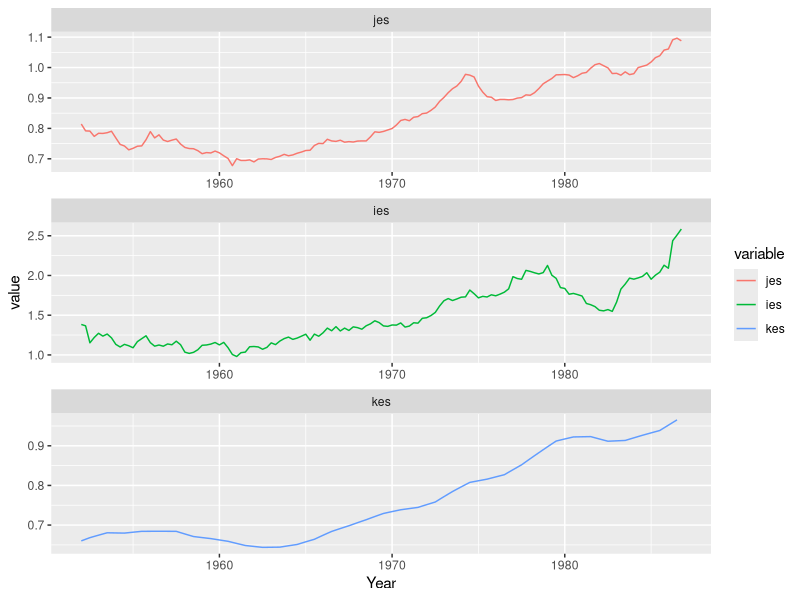
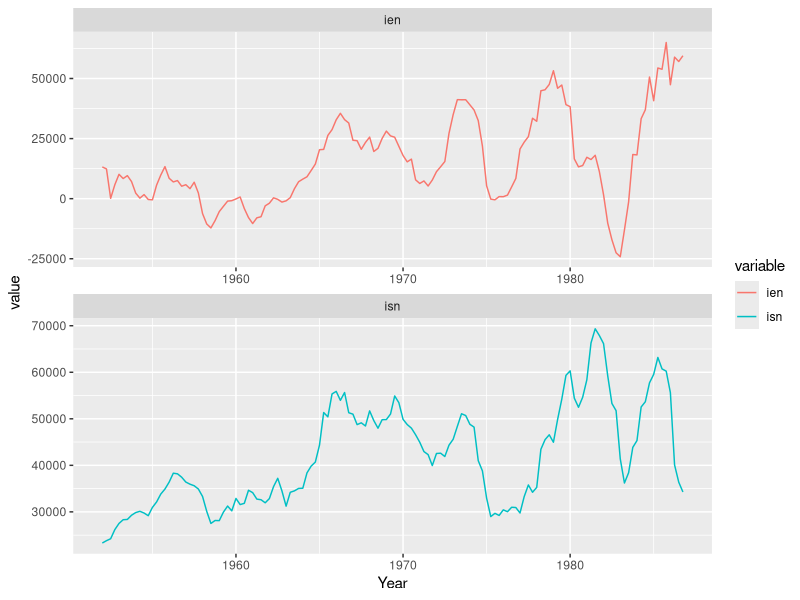
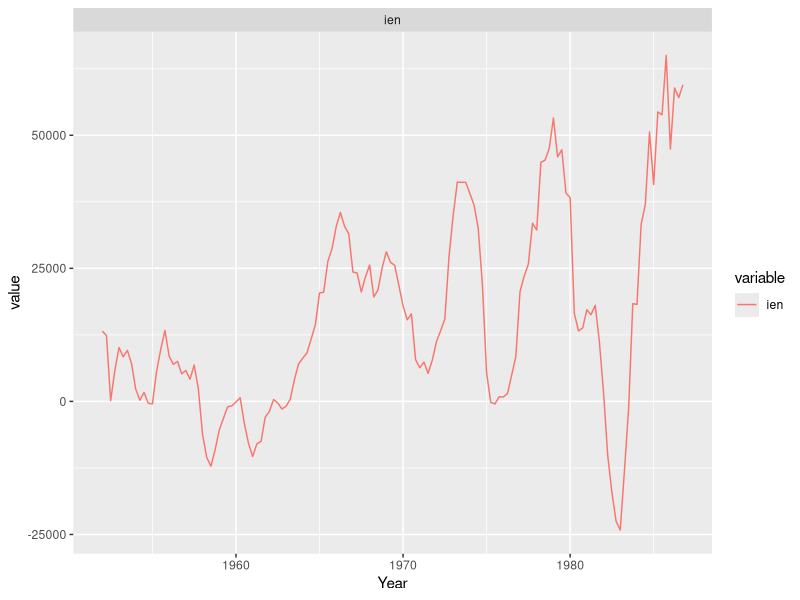
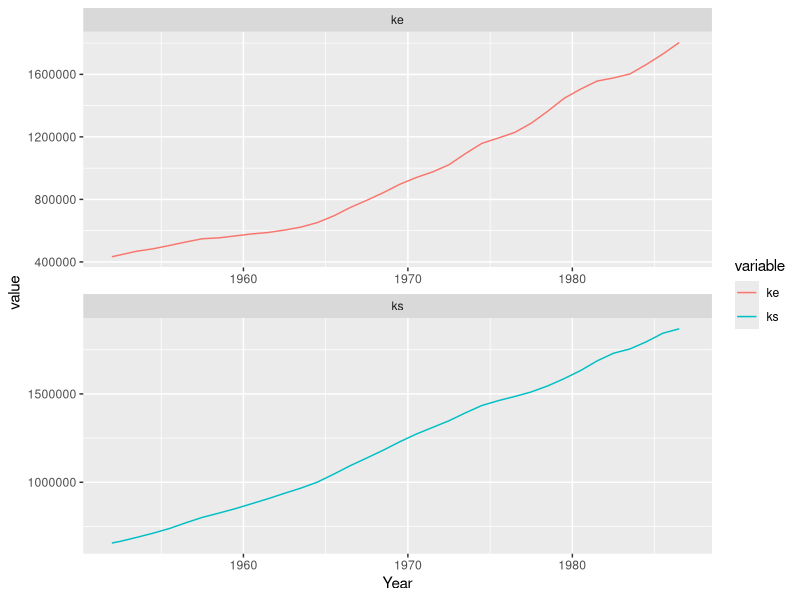
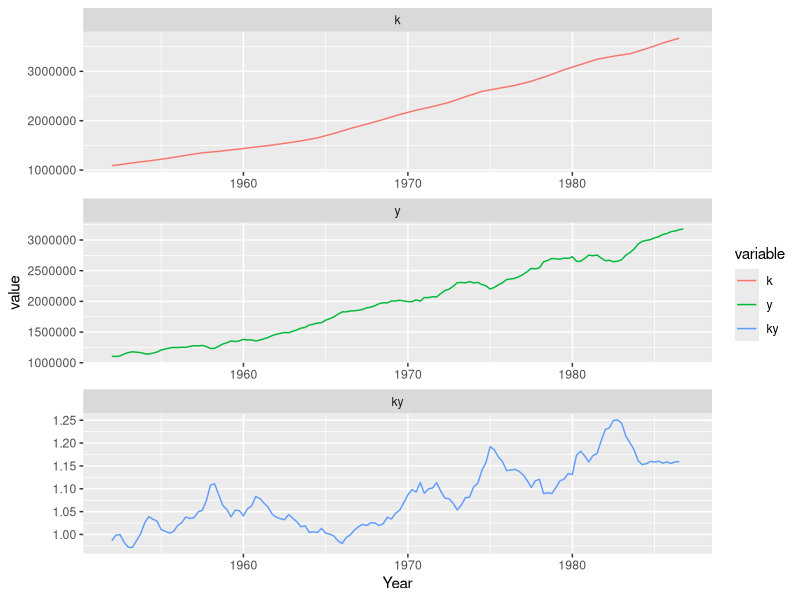
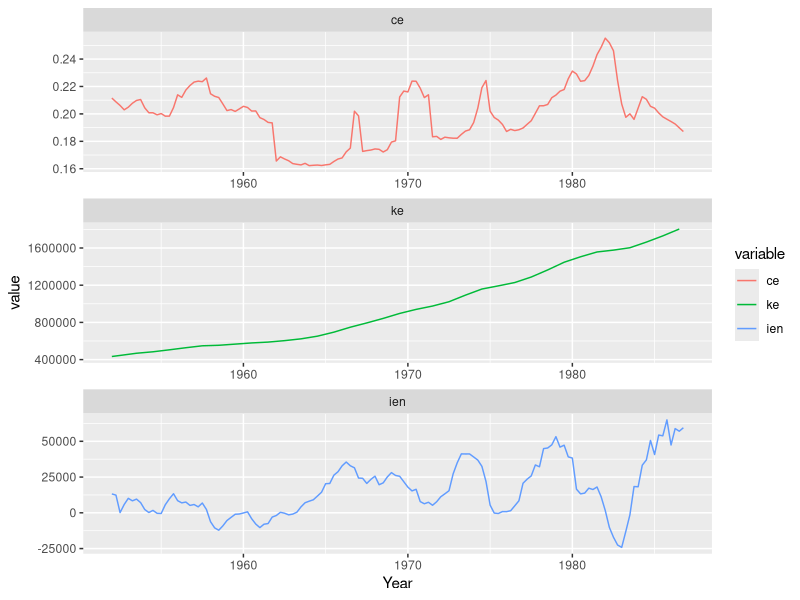
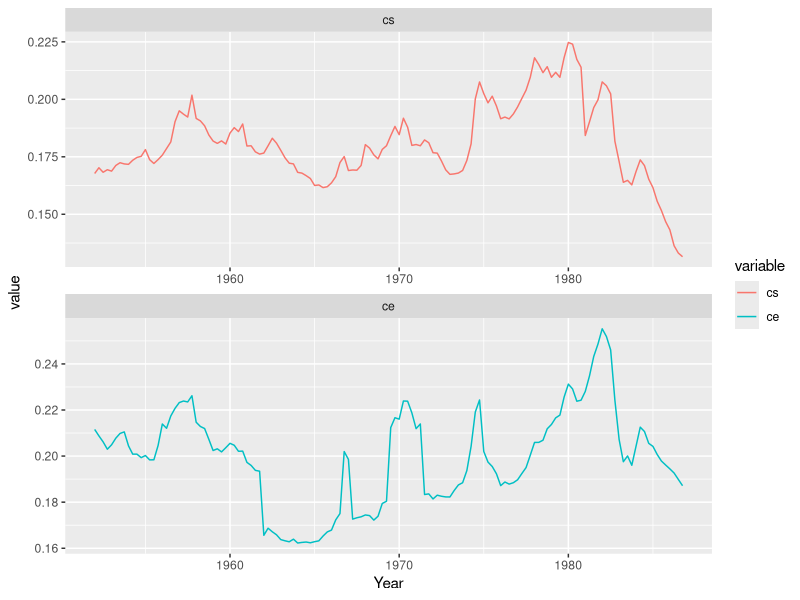
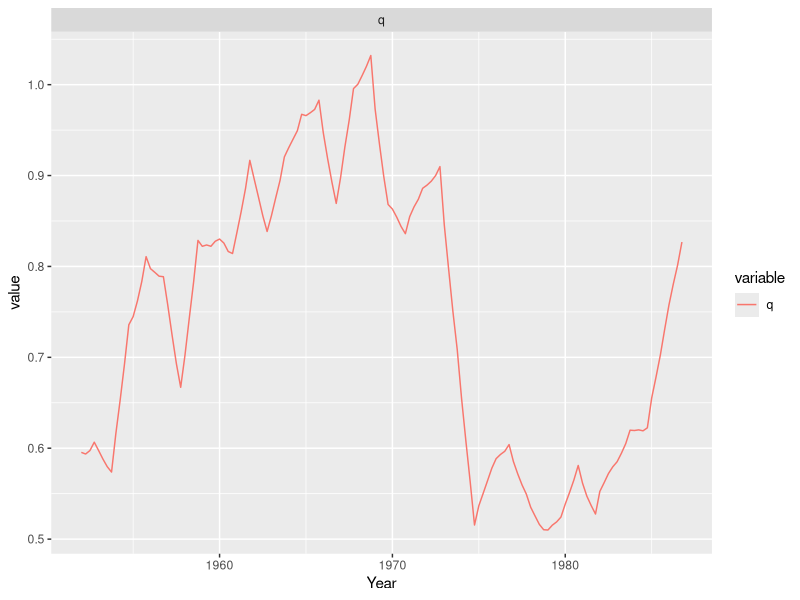

The R source for these figures, in order:
##pdf(width = 11, paper = "USr")

## Kopcke private fixed capital investment
## https://fred.stlouisfed.org/release?rid=356

library(ggplot2)
library(tidyverse)
library(lmtest)
library(reshape2)
library(nlme)
library(here)
library(dynlm)
options(scipen = 10000)

rm(list = ls())

ld <- function(x) c(x[2:(length(x))], NA)

cochrane_orcutt <- function(mod) {
     X <- model.matrix(mod)
     y <- model.response(model.frame(mod))
     e <- residuals(mod)
     n <- length(e)
     names <- colnames(X)
     rho <- sum(e[1:(n-1)] * e[2:n]) / sum(e^2)
     ## cheat and know the answer (then it works)
     ## rho <- 0.868
     y <- y[2:n] - rho * y[1:(n-1)]
     X <- X[2:n, ] - rho * X[1:(n-1), ]
     mod <- lm(y ~ X - 1)
     result <- list()
     result$coefficients <- coef(mod)
     names(result$coefficients) <- names
     summary <- summary(mod, corr = F)
     result$cov <- (summary$sigma^2) * summary$cov.unscaled
     dimnames(result$cov) <- list(names, names)
     result$sigma <- summary$sigma
     result$rho <- rho
     class(result) <- "cochrane_orcutt"
     result
    }



kopcke <- read.csv(here("lab-09-time-series/chap6-kopcke.csv"))

kopcke_dt <- as.yearqtr(paste(kopcke$rdate %/% 10, kopcke$rdate %% 10), "%Y %q")

kopcke_z <- zoo(kopcke, order.by = kopcke_dt)
kopcke.ts <- ts(kopcke, start = c(1952, 1), end = c(1986, 4), frequency = 4, class = "matrix")

## plot(cbind(kopcke_z$je/kopcke_z$js, kopcke_z$ie/kopcke_z$is, kopcke_z$kelag/kopcke_z$kslag))

kopcke.df0 <- data.frame(time = time(kopcke_z), Year = as.numeric(as.yearqtr(time(kopcke_z))), kopcke_z)
kopcke.df1 <- mutate(kopcke.df0,
                     jes = je / js, ies  =  ie / is, ces  =  ce / cs,
                     ke = ld(kelag), ks = ld(kslag), kes = ke / ks,
                     k = ke + ks,
                     ky  =  (ke + ks) / y,
                     ien = ie - 0.15 * kelag, isn = is - 0.05 * kslag,
                     ien_alt = lead(kelag) - kelag, isn_alt = lead(kslag) - kslag,
                     ck =  (ce * kelag + cs * kslag) / (kelag + kslag))


kopcke_z2 <- zoo(subset(kopcke.df1, select = -time), order.by = kopcke_dt)
## zoo makes window() flaky on start/end
## frequency(kopcke_z2)
## time(window(kopcke_z2, start = "1954 Q1", end = "1977 Q4"))  ## Good
## time(window(kopcke_z2, start = c(1954, 1), end = c(1977, 4), frequency = 4)) ## Bad

kopcke.melt <- melt(kopcke.df1, id.vars = c("Year"))

## To set the series order for plotting
kopcke.melt$variable <- factor(kopcke.melt$variable,
                               levels  =  c("time", "rdate", "ck", "js", "je", "f", "is", "ie", "kelag", "kslag", "k", "y", "ky", "u", "q", "cs", "ce", "jes", "ies", "ke", "ks", "kes", "ien", "isn"))

n <- ggplot(subset(kopcke.melt, variable=="jes" | variable=="ies" | variable=="kes"), aes(x = Year, y = value, color = variable)) + facet_wrap(~ variable, ncol = 1, scales = "free") + geom_line()
print(n)

n <- ggplot(subset(kopcke.melt, variable=="ien" | variable=="isn"),
            aes(x = Year, y = value, color = variable)) +
    facet_wrap(~ variable, ncol = 1, scales = "free") +
    geom_line()
print(n)


n <- ggplot(subset(kopcke.melt, variable=="ien" | variable=="ien_alt"),
            aes(x = Year, y = value, color = variable)) +
    facet_wrap(~ variable, ncol = 1, scales = "fixed") +
    geom_line()
print(n)


n <- ggplot(subset(kopcke.melt, variable=="ke" | variable=="ks"),
            aes(x = Year, y = value, color = variable)) +
    facet_wrap(~ variable, ncol = 1, scales = "free") +
    geom_line()
print(n)

## Output, capital stock and capital-to-output ratio
n <- ggplot(subset(kopcke.melt, variable=="ky" | variable == "y" | variable == "k"),
            aes(x = Year, y = value, color = variable)) +
    facet_wrap(~ variable, ncol = 1, scales = "free") +
    geom_line()
print(n)

## Net investment, capital stock, and cost of capital (equipment)
n <- ggplot(subset(kopcke.melt, variable=="ien" | variable=="ke" | variable=="ce"),
            aes(x = Year, y = value, color = variable)) +
    facet_wrap(~ variable, ncol = 1, scales = "free") +
    geom_line()
print(n)


## dev.new()

## Cost of capital
n <- ggplot(subset(kopcke.melt, variable=="cs" | variable=="ce"),
            aes(x = Year, y = value, color = variable)) +
    facet_wrap(~ variable, ncol = 1, scales = "free") +
    geom_line()
print(n)

## dev.new()

## Q
n <- ggplot(subset(kopcke.melt, variable=="q"),
            aes(x = Year, y = value, color = variable)) +
    facet_wrap(~ variable, ncol = 1, scales = "free") +
    geom_line()
print(n)

## Q and Capacity Utilization
n <- ggplot(subset(kopcke.melt, variable=="q" | variable=="u"),
            aes(x = Year, y = value, color = variable)) +
    facet_wrap(~ variable, ncol = 1, scales = "free") +
    geom_line()
print(n)

## Q and Cost of Capital
n <- ggplot(subset(kopcke.melt, variable=="ck" | variable=="q"),
            aes(x = Year, y = value, color = variable)) +
    facet_wrap(~ variable, ncol = 1, scales = "free") +
    geom_line()
print(n)

## Q and Cost of Capital Scatterplot
n <- ggplot(kopcke.df1, aes(x = ck, y = q)) +
    geom_point() +
    geom_smooth(method = "lm", se = FALSE)
print(n)

## Q and Capacity Utilization Scatterplot
n <- ggplot(kopcke.df1, aes(x = u, y = q)) +
    geom_point() +
    geom_smooth(method = "lm", se = FALSE)
print(n)




## 6e2a Estimate equation 6.14 (equipment e and structures s)
summary(eqn614e <- dynlm(data = kopcke_z2, ie ~ L(y, 0:1) + L(ie, 1), start = c(1956, 1), end = c(1986, 4)))
dwtest(eqn614e)
(lambda <- 1 - coef(eqn614e)[4])
(mu <- coef(eqn614e)[2] / lambda)
(delta <- coef(eqn614e)[3] / (mu * lambda) + 1)

summary(eqn614s <- dynlm(data = kopcke_z2, is ~ L(y, 0:1) + L(is, 1), start = c(1956, 1), end = c(1986, 4)))
dwtest(eqn614s)
(lambda <- 1 - coef(eqn614s)[4])
(mu <- coef(eqn614s)[2] / lambda)
(delta <- coef(eqn614s)[3] / (mu * lambda) + 1)



lmqfd <- function(y, X, rho){
    yqfd <- y[2:length(y)] - rho * y[1:length(y)-1]
    Xqfd <- X[2:length(y), ] - rho * X[1:length(y)-1, ]
    return(lm(yqfd ~ 0 + Xqfd))
    }



hildreth_lu <- function(mod) {
    rmses <- data.frame(rho = double(), rmse = double())
    y <- model.response(model.frame(mod))
    X <- model.matrix(mod)
    for (rho in seq(0, 1, 0.01)) {
        lmqfd.lm <- lmqfd(y, X, rho)
        rmse <- sqrt(sum((resid(lmqfd.lm))^2)/(length(y)-1))
        rmses <- bind_rows(rmses, data.frame(rho, rmse))
    }
    rhostar <- with(rmses, rmses[rmse==min(rmse), "rho"])
    print("rhostar is")
    print(rhostar)
    print(summary(lmqfd.lm <<- lmqfd(y, X, rhostar)))
    print(dwtest(lmqfd(y, X, rhostar)))
    return(rmses)
}



(eqn614s_ols  <- lm(data = dplyr::filter(kopcke.df1, Year > 1956),
                    is ~ y + dplyr::lag(y) + dplyr::lag(is)))
(lambda <- 1 - coef(eqn614s_ols)[4])
(mu <- coef(eqn614s_ols)[2] / lambda)
(delta <- coef(eqn614s_ols)[3] / (mu * lambda) + 1)

dwtest(eqn614s_ols)
(eqn614s_co  <- cochrane_orcutt(eqn614s_ols))
## dwtest(eqn614s_co)
(lambda <- 1 - coef(eqn614s_co)[4])
(mu <- coef(eqn614s_co)[2] / lambda)
(delta <- coef(eqn614s_co)[3] / (mu * lambda) + 1)

rmses <- hildreth_lu(eqn614s_ols)
summary(lmqfd.lm)
(lambda <- 1 - coef(lmqfd.lm)[4])
(mu <- coef(lmqfd.lm)[2] / lambda)
(delta <- coef(lmqfd.lm)[3] / (mu * lambda) + 1)
rmses %>% ggplot(aes(x = rho, y = rmse)) + geom_line()


## Try without constant
(eqn614s_ols  <- lm(data = dplyr::filter(kopcke.df1, Year > 1956),
                    is ~ 0 + y + dplyr::lag(y) + dplyr::lag(is)))
(lambda <- 1 - coef(eqn614s_ols)[3])
(mu <- coef(eqn614s_ols)[1] / lambda)
(delta <- coef(eqn614s_ols)[2] / (mu * lambda) + 1)
dwtest(eqn614s_ols)
(eqn614s_co  <- cochrane_orcutt(eqn614s_ols))
## dwtest(eqn614s_co)
(lambda <- 1 - coef(eqn614s_co)[3])
(mu <- coef(eqn614s_co)[1] / lambda)
(delta <- coef(eqn614s_co)[2] / (mu * lambda) + 1)
rmses <- hildreth_lu(eqn614s_ols)
summary(lmqfd.lm)
(lambda <- 1 - coef(lmqfd.lm)[3])
(mu <- coef(lmqfd.lm)[1] / lambda)
(delta <- coef(lmqfd.lm)[2] / (mu * lambda) + 1)
rmses %>% ggplot(aes(x = rho, y = rmse)) + geom_line()






(eqn614e_ols  <- lm(data = dplyr::filter(kopcke.df1, Year > 1956),
                    ie ~ y + dplyr::lag(y) + dplyr::lag(ie)))
(lambda <- 1 - coef(eqn614e_ols)[4])
(mu <- coef(eqn614e_ols)[2] / lambda)
(delta <- coef(eqn614e_ols)[3] / (mu * lambda) + 1)
dwtest(eqn614e_ols)
(eqn614e_co  <- cochrane_orcutt(eqn614e_ols))
## dwtest(eqn614e_co)
(lambda <- 1 - coef(eqn614e_co)[4])
(mu <- coef(eqn614e_co)[2] / lambda)
(delta <- coef(eqn614e_co)[3] / (mu * lambda) + 1)
rmses <- hildreth_lu(eqn614e_ols)
summary(lmqfd.lm)
(lambda <- 1 - coef(lmqfd.lm)[4])
(mu <- coef(lmqfd.lm)[2] / lambda)
(delta <- coef(lmqfd.lm)[3] / (mu * lambda) + 1)
rmses %>% ggplot(aes(x = rho, y = rmse)) + geom_line()




## Try without constant
(eqn614e_ols  <- lm(data = dplyr::filter(kopcke.df1, Year > 1956),
                    ie ~ 0+ y + dplyr::lag(y) + dplyr::lag(ie)))
(lambda <- 1 - coef(eqn614e_ols)[3])
(mu <- coef(eqn614e_ols)[1] / lambda)
(delta <- coef(eqn614e_ols)[2] / (mu * lambda) + 1)
dwtest(eqn614e_ols)
(eqn614e_co  <- cochrane_orcutt(eqn614e_ols))
## dwtest(eqn614e_co)
(lambda <- 1 - coef(eqn614e_co)[3])
(mu <- coef(eqn614e_co)[1] / lambda)
(delta <- coef(eqn614e_co)[2] / (mu * lambda) + 1)

rmses <- hildreth_lu(eqn614e_ols)
summary(lmqfd.lm)
(lambda <- 1 - coef(lmqfd.lm)[3])
(mu <- coef(lmqfd.lm)[1] / lambda)
(delta <- coef(lmqfd.lm)[2] / (mu * lambda) + 1)
rmses %>% ggplot(aes(x = rho, y = rmse)) + geom_line()



















## The gls syntax does not take lag()
summary(gls(ie ~ (y) + kelag, data = kopcke_z2, correlation = corARMA(p = 1, q = 0)))
summary(gls(ie ~ (y) + kelag, data = kopcke_z2, correlation = corAR1()))

## Be very careful with signs in the lag operator.  Here it works on a zoo object
## Just to demonstrate that we are doing lags correctly
with(kopcke_z2, arima(ie, xreg = cbind(stats::lag(y, -1:-3), kelag), order = c(0, 0, 0)))  ## Right
summary(dynlm(data = kopcke_z2, ie ~ L(y, 1:3) + kelag)) ## Right

with(kopcke_z2, arima(ie, xreg = cbind(stats::lag(y, -1), kelag), order = c(1, 0, 0)))  ## Right

with(kopcke_z2, arima(ie, xreg = cbind(stats::lag(y, -1:-3), kelag), order = c(1, 0, 0)))  ## Right

with(window(kopcke_z2, start = "1954 Q1", end = "1977 Q4"), arima(ie, xreg = cbind(stats::lag(y, -1:-3), kelag), order = c(1, 0, 0)))  ## Right

## Cash flow model
with(window(kopcke_z2, start = "1958 Q1", end = "1973 Q3"), arima(ie, xreg = cbind(stats::lag(f/je, -1:-3), kelag), order = c(1, 0, 0)))
with(window(kopcke_z2, start = "1956 Q1", end = "1979 Q4"), arima(ie, xreg = cbind(stats::lag(f/je, -1:-7), kelag), order = c(1, 0, 0)))
## To get 1956Q1-1979Q4 with seven lags, need to include back to 1954Q2
(flow.ie.iii <- with((window(kopcke_z2, start = "1954 Q2", end = "1979 Q4")), arima(ie, xreg = cbind(stats::lag(f/je, 0:-7), kelag), order = c(1, 0, 0))))
(flow.is.iii <- with((window(kopcke_z2, start = "1954 Q2", end = "1979 Q4")), arima(is, xreg = cbind(stats::lag(f/js, 0:-7), kelag), order = c(1, 0, 0))))


## With contemporaneous y
summary(dynlm(data = kopcke_z2, ie ~ L(y, 0:3) + kelag))
summary(dynlm(data = kopcke_z2, ie ~ y + L(y, 1:3) + kelag))

## dynlm uses the start/end syntax from window()
summary(accelerator_3 <- dynlm(data = kopcke_z2, ie ~ L(y, 0:3) + kelag, start = "1954 Q1", end = "1977 Q4"))
dwtest(accelerator_3)

summary(accelerator_4 <- dynlm(data = kopcke_z2, ie ~ L(y, 1:4) + kelag, start = c(1954, 1), end = c(1977, 4)))
dwtest(accelerator_4)

summary(autoregressive_2 <- dynlm(data = kopcke_z2, ie ~ L(ie, 1:2), start = c(1954, 1), end = c(1977, 4)))
dwtest(autoregressive_2)

summary(autoregressive_6 <- dynlm(data = kopcke_z2, ie ~ L(ie, 1:6), start = c(1954, 1), end = c(1977, 4)))
dwtest(autoregressive_6)


## Back out depreciation rates for equipment based on gross investment and capital stock, 1953 and 1986
subset(kopcke.df1, Year >= 1952.75 & Year < 1954, select = c(ie, kelag, Year))
(ke52_4 <- kopcke.df1["1952 Q4", "kelag"])
(ke53_4 <- kopcke.df1["1953 Q4", "kelag"])
(ie53 <- (kopcke.df1["1953 Q1", "ie"] + kopcke.df1["1953 Q2", "ie"] + kopcke.df1["1953 Q3", "ie"] + kopcke.df1["1953 Q4", "ie"]) / 4)
(delta53 <- 1 - (ke53_4 - ie53) / ke52_4)

subset(kopcke.df1, Year >= 1985.75 & Year < 1987, select = c(ie, kelag, Year))
(ke85_4 <- kopcke.df1["1985 Q4", "kelag"])
(ke86_4 <- kopcke.df1["1986 Q4", "kelag"])
(ie86 <- (kopcke.df1["1986 Q1", "ie"] + kopcke.df1["1986 Q2", "ie"] + kopcke.df1["1986 Q3", "ie"] + kopcke.df1["1986 Q4", "ie"]) / 4)
(delta86 <- 1 - (ke86_4 - ie86) / ke85_4)

## Back out depreciation rates for structures based on gross investment and capital stock, 1953 and 1986
subset(kopcke.df1, Year >= 1952.75 & Year < 1954, select = c(is, kslag, Year))
(ks52_4 <- kopcke.df1["1952 Q4", "kslag"])
(ks53_4 <- kopcke.df1["1953 Q4", "kslag"])
(is53 <- (kopcke.df1["1953 Q1", "is"] + kopcke.df1["1953 Q2", "is"] + kopcke.df1["1953 Q3", "is"] + kopcke.df1["1953 Q4", "is"]) / 4)
(delta53 <- 1 - (ks53_4 - is53) / ks52_4)

subset(kopcke.df1, Year >= 1985.75 & Year < 1987, select = c(is, kslag, Year))
(ks85_4 <- kopcke.df1["1985 Q4", "kslag"])
(ks86_4 <- kopcke.df1["1986 Q4", "kslag"])
(is86 <- (kopcke.df1["1986 Q1", "is"] + kopcke.df1["1986 Q2", "is"] + kopcke.df1["1986 Q3", "is"] + kopcke.df1["1986 Q4", "is"]) / 4)
(delta86 <- 1 - (ks86_4 - is86) / ks85_4)
